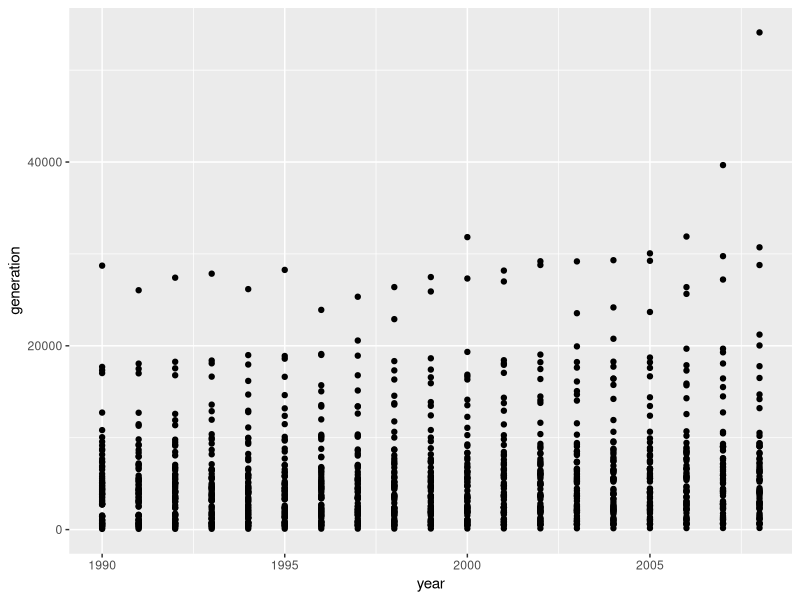
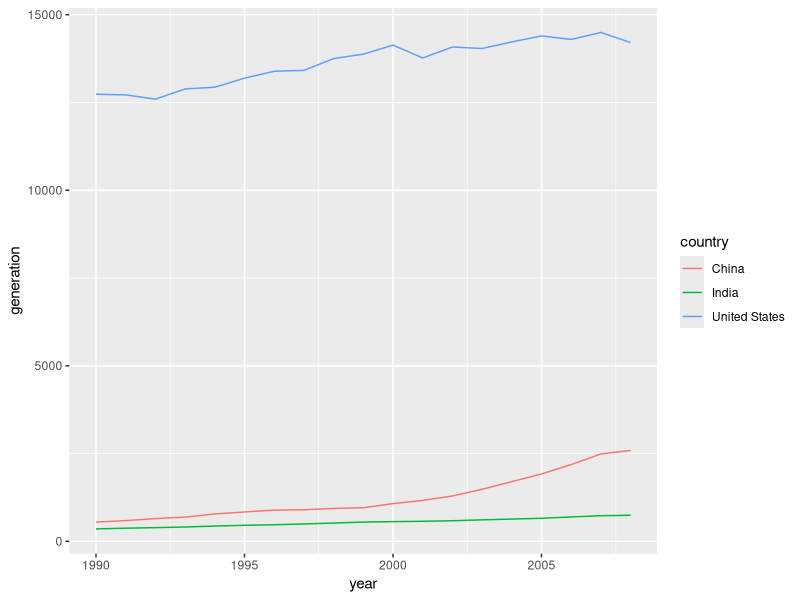

Recreate these plots in R, in order. (Note: this script raises an error after producing the figures.)
library(readxl)
library(tidyr)
library(ggplot2)

# First import the excel file
energy_data_raw <- read_excel('Electricity Generation per capita.xlsx')

# Now gather the raw data into a new, tidy dataframe
energy <- gather(energy_data_raw, 
                key = 'year', 
                value = 'generation',
                colnames(energy_data_raw)[-1],
                convert = TRUE)

# change the name of the first column to something more reasonable
colnames(energy)[1] <- 'country'

# Check out a summary to make sure everything looks ok
summary(energy)

e.desired = subset(energy, country == 'United States' |
                           country == 'China' |
                           country == 'India')

ggplot(aes(year, generation), data = energy) + 
  geom_point()

# Line plot of energy use over time for china, india, and usa
ggplot(aes(x = year, 
           y = generation, 
           color = country, 
           group = country), 
       data = e.desired) +
  geom_line()

energyByYear <- energy %>%
  group_by(year) %>%
  summarise(year_mean = mean(generation),
            year_median = median(generation),
            year_max = max(generation),
            year_min = min(generation),
            n = n())

# plot of the mean energy generation each year
ggplot(aes(x = year, y = year_mean), data = energyByYear) +
  geom_line() + 
  ylim(0,NA)
